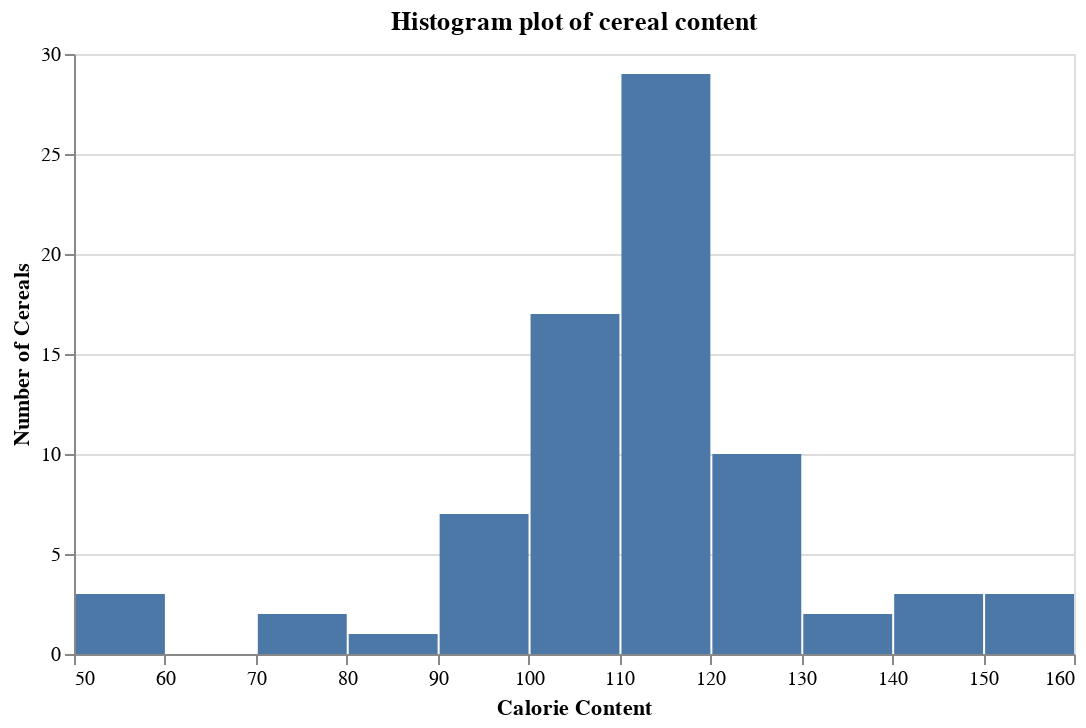

Notebook code cell kept with this figure:
### Code cell
chart5 = alt.Chart(cereal, width=500, height=300).mark_bar().encode(
    x=alt.X('calories:Q', bin=alt.Bin(maxbins=20), title="Calorie Content"), 
    y=alt.Y('count():Q', title="Number of Cereals") 
).properties(title="Histogram plot of cereal content")
chart5

### Figure 1 — Vega-Lite specification as saved in the notebook (floating-point values rounded to 4 significant figures)
{"config": {"view": {"continuousWidth": 300, "continuousHeight": 300}}, "data": {"name": "data-aaa0440f8e2141d6bd84b791f8341c86"}, "mark": {"type": "bar"}, "encoding": {"x": {"bin": {"maxbins": 20}, "field": "calories", "title": "Calorie Content", "type": "quantitative"}, "y": {"aggregate": "count", "title": "Number of Cereals", "type": "quantitative"}}, "height": 300, "title": "Histogram plot of cereal content", "width": 500, "$schema": "https://vega.github.io/schema/vega-lite/v5.8.0.json", "datasets": {"data-aaa0440f8e2141d6bd84b791f8341c86": [{"name": "100% Bran", "mfr": "N", "type": "Cold", "calories": 70, "protein": 4, "fat": 1, "sodium": 130, "fiber": 10.0, "carbo": 5.0, "sugars": 6, "potass": 280, "vitamins": 25, "shelf": 3, "weight": 1.0, "cups": 0.33, "rating": 68.4}, {"name": "100% Natural Bran", "mfr": "Q", "type": "Cold", "calories": 120, "protein": 3, "fat": 5, "sodium": 15, "fiber": 2.0, "carbo": 8.0, "sugars": 8, "potass": 135, "vitamins": 0, "shelf": 3, "weight": 1.0, "cups": 1.0, "rating": 33.98}, {"name": "All-Bran", "mfr": "K", "type": "Cold", "calories": 70, "protein": 4, "fat": 1, "sodium": 260, "fiber": 9.0, "carbo": 7.0, "sugars": 5, "potass": 320, "vitamins": 25, "shelf": 3, "weight": 1.0, "cups": 0.33, "rating": 59.43}, {"name": "All-Bran with Extra Fiber", "mfr": "K", "type": "Cold", "calories": 50, "protein": 4, "fat": 0, "sodium": 140, "fiber": 14.0, "carbo": 8.0, "sugars": 0, "potass": 330, "vitamins": 25, "shelf": 3, "weight": 1.0, "cups": 0.5, "rating": 93.7}, {"name": "Almond Delight", "mfr": "R", "type": "Cold", "calories": 110, "protein": 2, "fat": 2, "sodium": 200, "fiber": 1.0, "carbo": 14.0, "sugars": 8, "potass": 1, "vitamins": 25, "shelf": 3, "weight": 1.0, "cups": 0.75, "rating": 34.38}, {"name": "Apple Cinnamon Cheerios", "mfr": "G", "type": "Cold", "calories": 110, "protein": 2, "fat": 2, "sodium": 180, "fiber": 1.5, "carbo": 10.5, "sugars": 10, "potass": 70, "vitamins": 25, "shelf": 1, "weight": 1.0, "cups": 0.75, "rating": 29.51}, {"name": "Apple Jacks", "mfr": "K", "type": "Cold", "calories": 110, "protein": 2, "fat": 0, "sodium": 125, "fiber": 1.0, "carbo": 11.0, "sugars": 14, "potass": 30, "vitamins": 25, "shelf": 2, "weight": 1.0, "cups": 1.0, "rating": 33.17}, {"name": "Basic 4", "mfr": "G", "type": "Cold", "calories": 130, "protein": 3, "fat": 2, "sodium": 210, "fiber": 2.0, "carbo": 18.0, "sugars": 8, "potass": 100, "vitamins": 25, "shelf": 3, "weight": 1.33, "cups": 0.75, "rating": 37.04}, {"name": "Bran Chex", "mfr": "R", "type": "Cold", "calories": 90, "protein": 2, "fat": 1, "sodium": 200, "fiber": 4.0, "carbo": 15.0, "sugars": 6, "potass": 125, "vitamins": 25, "shelf": 1, "weight": 1.0, "cups": 0.67, "rating": 49.12}, {"name": "Bran Flakes", "mfr": "P", "type": "Cold", "calories": 90, "protein": 3, "fat": 0, "sodium": 210, "fiber": 5.0, "carbo": 13.0, "sugars": 5, "potass": 190, "vitamins": 25, "shelf": 3, "weight": 1.0, "cups": 0.67, "rating": 53.31}, {"name": "Cap'n'Crunch", "mfr": "Q", "type": "Cold", "calories": 120, "protein": 1, "fat": 2, "sodium": 220, "fiber": 0.0, "carbo": 12.0, "sugars": 12, "potass": 35, "vitamins": 25, "shelf": 2, "weight": 1.0, "cups": 0.75, "rating": 18.04}, {"name": "Cheerios", "mfr": "G", "type": "Cold", "calories": 110, "protein": 6, "fat": 2, "sodium": 290, "fiber": 2.0, "carbo": 17.0, "sugars": 1, "potass": 105, "vitamins": 25, "shelf": 1, "weight": 1.0, "cups": 1.25, "rating": 50.76}, {"name": "Cinnamon Toast Crunch", "mfr": "G", "type": "Cold", "calories": 120, "protein": 1, "fat": 3, "sodium": 210, "fiber": 0.0, "carbo": 13.0, "sugars": 9, "potass": 45, "vitamins": 25, "shelf": 2, "weight": 1.0, "cups": 0.75, "rating": 19.82}, {"name": "Clusters", "mfr": "G", "type": "Cold", "calories": 110, "protein": 3, "fat": 2, "sodium": 140, "fiber": 2.0, "carbo": 13.0, "sugars": 7, "potass": 105, "vitamins": 25, "shelf": 3, "weight": 1.0, "cups": 0.5, "rating": 40.4}, {"name": "Cocoa Puffs", "mfr": "G", "type": "Cold", "calories": 110, "protein": 1, "fat": 1, "sodium": 180, "fiber": 0.0, "carbo": 12.0, "sugars": 13, "potass": 55, "vitamins": 25, "shelf": 2, "weight": 1.0, "cups": 1.0, "rating": 22.74}, {"name": "Corn Chex", "mfr": "R", "type": "Cold", "calories": 110, "protein": 2, "fat": 0, "sodium": 280, "fiber": 0.0, "carbo": 22.0, "sugars": 3, "potass": 25, "vitamins": 25, "shelf": 1, "weight": 1.0, "cups": 1.0, "rating": 41.45}, {"name": "Corn Flakes", "mfr": "K", "type": "Cold", "calories": 100, "protein": 2, "fat": 0, "sodium": 290, "fiber": 1.0, "carbo": 21.0, "sugars": 2, "potass": 35, "vitamins": 25, "shelf": 1, "weight": 1.0, "cups": 1.0, "rating": 45.86}, {"name": "Corn Pops", "mfr": "K", "type": "Cold", "calories": 110, "protein": 1, "fat": 0, "sodium": 90, "fiber": 1.0, "carbo": 13.0, "sugars": 12, "potass": 20, "vitamins": 25, "shelf": 2, "weight": 1.0, "cups": 1.0, "rating": 35.78}, {"name": "Count Chocula", "mfr": "G", "type": "Cold", "calories": 110, "protein": 1, "fat": 1, "sodium": 180, "fiber": 0.0, "carbo": 12.0, "sugars": 13, "potass": 65, "vitamins": 25, "shelf": 2, "weight": 1.0, "cups": 1.0, "rating": 22.4}, {"name": "Cracklin' Oat Bran", "mfr": "K", "type": "Cold", "calories": 110, "protein": 3, "fat": 3, "sodium": 140, "fiber": 4.0, "carbo": 10.0, "sugars": 7, "potass": 160, "vitamins": 25, "shelf": 3, "weight": 1.0, "cups": 0.5, "rating": 40.45}, {"name": "Cream of Wheat (Quick)", "mfr": "N", "type": "Hot", "calories": 100, "protein": 3, "fat": 0, "sodium": 80, "fiber": 1.0, "carbo": 21.0, "sugars": 0, "potass": 1, "vitamins": 0, "shelf": 2, "weight": 1.0, "cups": 1.0, "rating": 64.53}, {"name": "Crispix", "mfr": "K", "type": "Cold", "calories": 110, "protein": 2, "fat": 0, "sodium": 220, "fiber": 1.0, "carbo": 21.0, "sugars": 3, "potass": 30, "vitamins": 25, "shelf": 3, "weight": 1.0, "cups": 1.0, "rating": 46.9}, {"name": "Crispy Wheat & Raisins", "mfr": "G", "type": "Cold", "calories": 100, "protein": 2, "fat": 1, "sodium": 140, "fiber": 2.0, "carbo": 11.0, "sugars": 10, "potass": 120, "vitamins": 25, "shelf": 3, "weight": 1.0, "cups": 0.75, "rating": 36.18}, {"name": "Double Chex", "mfr": "R", "type": "Cold", "calories": 100, "protein": 2, "fat": 0, "sodium": 190, "fiber": 1.0, "carbo": 18.0, "sugars": 5, "potass": 80, "vitamins": 25, "shelf": 3, "weight": 1.0, "cups": 0.75, "rating": 44.33}, {"name": "Froot Loops", "mfr": "K", "type": "Cold", "calories": 110, "protein": 2, "fat": 1, "sodium": 125, "fiber": 1.0, "carbo": 11.0, "sugars": 13, "potass": 30, "vitamins": 25, "shelf": 2, "weight": 1.0, "cups": 1.0, "rating": 32.21}, {"name": "Frosted Flakes", "mfr": "K", "type": "Cold", "calories": 110, "protein": 1, "fat": 0, "sodium": 200, "fiber": 1.0, "carbo": 14.0, "sugars": 11, "potass": 25, "vitamins": 25, "shelf": 1, "weight": 1.0, "cups": 0.75, "rating": 31.44}, {"name": "Frosted Mini-Wheats", "mfr": "K", "type": "Cold", "calories": 100, "protein": 3, "fat": 0, "sodium": 0, "fiber": 3.0, "carbo": 14.0, "sugars": 7, "potass": 100, "vitamins": 25, "shelf": 2, "weight": 1.0, "cups": 0.8, "rating": 58.35}, {"name": "Fruit & Fibre Dates; Walnuts; and Oats", "mfr": "P", "type": "Cold", "calories": 120, "protein": 3, "fat": 2, "sodium": 160, "fiber": 5.0, "carbo": 12.0, "sugars": 10, "potass": 200, "vitamins": 25, "shelf": 3, "weight": 1.25, "cups": 0.67, "rating": 40.92}, {"name": "Fruitful Bran", "mfr": "K", "type": "Cold", "calories": 120, "protein": 3, "fat": 0, "sodium": 240, "fiber": 5.0, "carbo": 14.0, "sugars": 12, "potass": 190, "vitamins": 25, "shelf": 3, "weight": 1.33, "cups": 0.67, "rating": 41.02}, {"name": "Fruity Pebbles", "mfr": "P", "type": "Cold", "calories": 110, "protein": 1, "fat": 1, "sodium": 135, "fiber": 0.0, "carbo": 13.0, "sugars": 12, "potass": 25, "vitamins": 25, "shelf": 2, "weight": 1.0, "cups": 0.75, "rating": 28.03}, {"name": "Golden Crisp", "mfr": "P", "type": "Cold", "calories": 100, "protein": 2, "fat": 0, "sodium": 45, "fiber": 0.0, "carbo": 11.0, "sugars": 15, "potass": 40, "vitamins": 25, "shelf": 1, "weight": 1.0, "cups": 0.88, "rating": 35.25}, {"name": "Golden Grahams", "mfr": "G", "type": "Cold", "calories": 110, "protein": 1, "fat": 1, "sodium": 280, "fiber": 0.0, "carbo": 15.0, "sugars": 9, "potass": 45, "vitamins": 25, "shelf": 2, "weight": 1.0, "cups": 0.75, "rating": 23.8}, {"name": "Grape Nuts Flakes", "mfr": "P", "type": "Cold", "calories": 100, "protein": 3, "fat": 1, "sodium": 140, "fiber": 3.0, "carbo": 15.0, "sugars": 5, "potass": 85, "vitamins": 25, "shelf": 3, "weight": 1.0, "cups": 0.88, "rating": 52.08}, {"name": "Grape-Nuts", "mfr": "P", "type": "Cold", "calories": 110, "protein": 3, "fat": 0, "sodium": 170, "fiber": 3.0, "carbo": 17.0, "sugars": 3, "potass": 90, "vitamins": 25, "shelf": 3, "weight": 1.0, "cups": 0.25, "rating": 53.37}, {"name": "Great Grains Pecan", "mfr": "P", "type": "Cold", "calories": 120, "protein": 3, "fat": 3, "sodium": 75, "fiber": 3.0, "carbo": 13.0, "sugars": 4, "potass": 100, "vitamins": 25, "shelf": 3, "weight": 1.0, "cups": 0.33, "rating": 45.81}, {"name": "Honey Graham Ohs", "mfr": "Q", "type": "Cold", "calories": 120, "protein": 1, "fat": 2, "sodium": 220, "fiber": 1.0, "carbo": 12.0, "sugars": 11, "potass": 45, "vitamins": 25, "shelf": 2, "weight": 1.0, "cups": 1.0, "rating": 21.87}, {"name": "Honey Nut Cheerios", "mfr": "G", "type": "Cold", "calories": 110, "protein": 3, "fat": 1, "sodium": 250, "fiber": 1.5, "carbo": 11.5, "sugars": 10, "potass": 90, "vitamins": 25, "shelf": 1, "weight": 1.0, "cups": 0.75, "rating": 31.07}, {"name": "Honey-comb", "mfr": "P", "type": "Cold", "calories": 110, "protein": 1, "fat": 0, "sodium": 180, "fiber": 0.0, "carbo": 14.0, "sugars": 11, "potass": 35, "vitamins": 25, "shelf": 1, "weight": 1.0, "cups": 1.33, "rating": 28.74}, {"name": "Just Right Crunchy  Nuggets", "mfr": "K", "type": "Cold", "calories": 110, "protein": 2, "fat": 1, "sodium": 170, "fiber": 1.0, "carbo": 17.0, "sugars": 6, "potass": 60, "vitamins": 100, "shelf": 3, "weight": 1.0, "cups": 1.0, "rating": 36.52}, {"name": "Just Right Fruit & Nut", "mfr": "K", "type": "Cold", "calories": 140, "protein": 3, "fat": 1, "sodium": 170, "fiber": 2.0, "carbo": 20.0, "sugars": 9, "potass": 95, "vitamins": 100, "shelf": 3, "weight": 1.3, "cups": 0.75, "rating": 36.47}, {"name": "Kix", "mfr": "G", "type": "Cold", "calories": 110, "protein": 2, "fat": 1, "sodium": 260, "fiber": 0.0, "carbo": 21.0, "sugars": 3, "potass": 40, "vitamins": 25, "shelf": 2, "weight": 1.0, "cups": 1.5, "rating": 39.24}, {"name": "Life", "mfr": "Q", "type": "Cold", "calories": 100, "protein": 4, "fat": 2, "sodium": 150, "fiber": 2.0, "carbo": 12.0, "sugars": 6, "potass": 95, "vitamins": 25, "shelf": 2, "weight": 1.0, "cups": 0.67, "rating": 45.33}, {"name": "Lucky Charms", "mfr": "G", "type": "Cold", "calories": 110, "protein": 2, "fat": 1, "sodium": 180, "fiber": 0.0, "carbo": 12.0, "sugars": 12, "potass": 55, "vitamins": 25, "shelf": 2, "weight": 1.0, "cups": 1.0, "rating": 26.73}, {"name": "Maypo", "mfr": "A", "type": "Hot", "calories": 100, "protein": 4, "fat": 1, "sodium": 0, "fiber": 0.0, "carbo": 16.0, "sugars": 3, "potass": 95, "vitamins": 25, "shelf": 2, "weight": 1.0, "cups": 1.0, "rating": 54.85}, {"name": "Muesli Raisins; Dates; & Almonds", "mfr": "R", "type": "Cold", "calories": 150, "protein": 4, "fat": 3, "sodium": 95, "fiber": 3.0, "carbo": 16.0, "sugars": 11, "potass": 170, "vitamins": 25, "shelf": 3, "weight": 1.0, "cups": 1.0, "rating": 37.14}, {"name": "Muesli Raisins; Peaches; & Pecans", "mfr": "R", "type": "Cold", "calories": 150, "protein": 4, "fat": 3, "sodium": 150, "fiber": 3.0, "carbo": 16.0, "sugars": 11, "potass": 170, "vitamins": 25, "shelf": 3, "weight": 1.0, "cups": 1.0, "rating": 34.14}, {"name": "Mueslix Crispy Blend", "mfr": "K", "type": "Cold", "calories": 160, "protein": 3, "fat": 2, "sodium": 150, "fiber": 3.0, "carbo": 17.0, "sugars": 13, "potass": 160, "vitamins": 25, "shelf": 3, "weight": 1.5, "cups": 0.67, "rating": 30.31}, {"name": "Multi-Grain Cheerios", "mfr": "G", "type": "Cold", "calories": 100, "protein": 2, "fat": 1, "sodium": 220, "fiber": 2.0, "carbo": 15.0, "sugars": 6, "potass": 90, "vitamins": 25, "shelf": 1, "weight": 1.0, "cups": 1.0, "rating": 40.11}, {"name": "Nut&Honey Crunch", "mfr": "K", "type": "Cold", "calories": 120, "protein": 2, "fat": 1, "sodium": 190, "fiber": 0.0, "carbo": 15.0, "sugars": 9, "potass": 40, "vitamins": 25, "shelf": 2, "weight": 1.0, "cups": 0.67, "rating": 29.92}, {"name": "Nutri-Grain Almond-Raisin", "mfr": "K", "type": "Cold", "calories": 140, "protein": 3, "fat": 2, "sodium": 220, "fiber": 3.0, "carbo": 21.0, "sugars": 7, "potass": 130, "vitamins": 25, "shelf": 3, "weight": 1.33, "cups": 0.67, "rating": 40.69}, {"name": "Nutri-grain Wheat", "mfr": "K", "type": "Cold", "calories": 90, "protein": 3, "fat": 0, "sodium": 170, "fiber": 3.0, "carbo": 18.0, "sugars": 2, "potass": 90, "vitamins": 25, "shelf": 3, "weight": 1.0, "cups": 1.0, "rating": 59.64}, {"name": "Oatmeal Raisin Crisp", "mfr": "G", "type": "Cold", "calories": 130, "protein": 3, "fat": 2, "sodium": 170, "fiber": 1.5, "carbo": 13.5, "sugars": 10, "potass": 120, "vitamins": 25, "shelf": 3, "weight": 1.25, "cups": 0.5, "rating": 30.45}, {"name": "Post Nat. Raisin Bran", "mfr": "P", "type": "Cold", "calories": 120, "protein": 3, "fat": 1, "sodium": 200, "fiber": 6.0, "carbo": 11.0, "sugars": 14, "potass": 260, "vitamins": 25, "shelf": 3, "weight": 1.33, "cups": 0.67, "rating": 37.84}, {"name": "Product 19", "mfr": "K", "type": "Cold", "calories": 100, "protein": 3, "fat": 0, "sodium": 320, "fiber": 1.0, "carbo": 20.0, "sugars": 3, "potass": 45, "vitamins": 100, "shelf": 3, "weight": 1.0, "cups": 1.0, "rating": 41.5}, {"name": "Puffed Rice", "mfr": "Q", "type": "Cold", "calories": 50, "protein": 1, "fat": 0, "sodium": 0, "fiber": 0.0, "carbo": 13.0, "sugars": 0, "potass": 15, "vitamins": 0, "shelf": 3, "weight": 0.5, "cups": 1.0, "rating": 60.76}, {"name": "Puffed Wheat", "mfr": "Q", "type": "Cold", "calories": 50, "protein": 2, "fat": 0, "sodium": 0, "fiber": 1.0, "carbo": 10.0, "sugars": 0, "potass": 50, "vitamins": 0, "shelf": 3, "weight": 0.5, "cups": 1.0, "rating": 63.01}, {"name": "Quaker Oat Squares", "mfr": "Q", "type": "Cold", "calories": 100, "protein": 4, "fat": 1, "sodium": 135, "fiber": 2.0, "carbo": 14.0, "sugars": 6, "potass": 110, "vitamins": 25, "shelf": 3, "weight": 1.0, "cups": 0.5, "rating": 49.51}, {"name": "Quaker Oatmeal", "mfr": "Q", "type": "Hot", "calories": 100, "protein": 5, "fat": 2, "sodium": 0, "fiber": 2.7, "carbo": 1.0, "sugars": 1, "potass": 110, "vitamins": 0, "shelf": 1, "weight": 1.0, "cups": 0.67, "rating": 50.83}, {"name": "Raisin Bran", "mfr": "K", "type": "Cold", "calories": 120, "protein": 3, "fat": 1, "sodium": 210, "fiber": 5.0, "carbo": 14.0, "sugars": 12, "potass": 240, "vitamins": 25, "shelf": 2, "weight": 1.33, "cups": 0.75, "rating": 39.26}, {"name": "Raisin Nut Bran", "mfr": "G", "type": "Cold", "calories": 100, "protein": 3, "fat": 2, "sodium": 140, "fiber": 2.5, "carbo": 10.5, "sugars": 8, "potass": 140, "vitamins": 25, "shelf": 3, "weight": 1.0, "cups": 0.5, "rating": 39.7}, {"name": "Raisin Squares", "mfr": "K", "type": "Cold", "calories": 90, "protein": 2, "fat": 0, "sodium": 0, "fiber": 2.0, "carbo": 15.0, "sugars": 6, "potass": 110, "vitamins": 25, "shelf": 3, "weight": 1.0, "cups": 0.5, "rating": 55.33}, {"name": "Rice Chex", "mfr": "R", "type": "Cold", "calories": 110, "protein": 1, "fat": 0, "sodium": 240, "fiber": 0.0, "carbo": 23.0, "sugars": 2, "potass": 30, "vitamins": 25, "shelf": 1, "weight": 1.0, "cups": 1.13, "rating": 42.0}, {"name": "Rice Krispies", "mfr": "K", "type": "Cold", "calories": 110, "protein": 2, "fat": 0, "sodium": 290, "fiber": 0.0, "carbo": 22.0, "sugars": 3, "potass": 35, "vitamins": 25, "shelf": 1, "weight": 1.0, "cups": 1.0, "rating": 40.56}, {"name": "Shredded Wheat", "mfr": "N", "type": "Cold", "calories": 80, "protein": 2, "fat": 0, "sodium": 0, "fiber": 3.0, "carbo": 16.0, "sugars": 0, "potass": 95, "vitamins": 0, "shelf": 1, "weight": 0.83, "cups": 1.0, "rating": 68.24}, {"name": "Shredded Wheat 'n'Bran", "mfr": "N", "type": "Cold", "calories": 90, "protein": 3, "fat": 0, "sodium": 0, "fiber": 4.0, "carbo": 19.0, "sugars": 0, "potass": 140, "vitamins": 0, "shelf": 1, "weight": 1.0, "cups": 0.67, "rating": 74.47}, {"name": "Shredded Wheat spoon size", "mfr": "N", "type": "Cold", "calories": 90, "protein": 3, "fat": 0, "sodium": 0, "fiber": 3.0, "carbo": 20.0, "sugars": 0, "potass": 120, "vitamins": 0, "shelf": 1, "weight": 1.0, "cups": 0.67, "rating": 72.8}, {"name": "Smacks", "mfr": "K", "type": "Cold", "calories": 110, "protein": 2, "fat": 1, "sodium": 70, "fiber": 1.0, "carbo": 9.0, "sugars": 15, "potass": 40, "vitamins": 25, "shelf": 2, "weight": 1.0, "cups": 0.75, "rating": 31.23}, {"name": "Special K", "mfr": "K", "type": "Cold", "calories": 110, "protein": 6, "fat": 0, "sodium": 230, "fiber": 1.0, "carbo": 16.0, "sugars": 3, "potass": 55, "vitamins": 25, "shelf": 1, "weight": 1.0, "cups": 1.0, "rating": 53.13}, {"name": "Strawberry Fruit Wheats", "mfr": "N", "type": "Cold", "calories": 90, "protein": 2, "fat": 0, "sodium": 15, "fiber": 3.0, "carbo": 15.0, "sugars": 5, "potass": 90, "vitamins": 25, "shelf": 2, "weight": 1.0, "cups": 1.0, "rating": 59.36}, {"name": "Total Corn Flakes", "mfr": "G", "type": "Cold", "calories": 110, "protein": 2, "fat": 1, "sodium": 200, "fiber": 0.0, "carbo": 21.0, "sugars": 3, "potass": 35, "vitamins": 100, "shelf": 3, "weight": 1.0, "cups": 1.0, "rating": 38.84}, {"name": "Total Raisin Bran", "mfr": "G", "type": "Cold", "calories": 140, "protein": 3, "fat": 1, "sodium": 190, "fiber": 4.0, "carbo": 15.0, "sugars": 14, "potass": 230, "vitamins": 100, "shelf": 3, "weight": 1.5, "cups": 1.0, "rating": 28.59}, {"name": "Total Whole Grain", "mfr": "G", "type": "Cold", "calories": 100, "protein": 3, "fat": 1, "sodium": 200, "fiber": 3.0, "carbo": 16.0, "sugars": 3, "potass": 110, "vitamins": 100, "shelf": 3, "weight": 1.0, "cups": 1.0, "rating": 46.66}, {"name": "Triples", "mfr": "G", "type": "Cold", "calories": 110, "protein": 2, "fat": 1, "sodium": 250, "fiber": 0.0, "carbo": 21.0, "sugars": 3, "potass": 60, "vitamins": 25, "shelf": 3, "weight": 1.0, "cups": 0.75, "rating": 39.11}, {"name": "Trix", "mfr": "G", "type": "Cold", "calories": 110, "protein": 1, "fat": 1, "sodium": 140, "fiber": 0.0, "carbo": 13.0, "sugars": 12, "potass": 25, "vitamins": 25, "shelf": 2, "weight": 1.0, "cups": 1.0, "rating": 27.75}, {"name": "Wheat Chex", "mfr": "R", "type": "Cold", "calories": 100, "protein": 3, "fat": 1, "sodium": 230, "fiber": 3.0, "carbo": 17.0, "sugars": 3, "potass": 115, "vitamins": 25, "shelf": 1, "weight": 1.0, "cups": 0.67, "rating": 49.79}, {"name": "Wheaties", "mfr": "G", "type": "Cold", "calories": 100, "protein": 3, "fat": 1, "sodium": 200, "fiber": 3.0, "carbo": 17.0, "sugars": 3, "potass": 110, "vitamins": 25, "shelf": 1, "weight": 1.0, "cups": 1.0, "rating": 51.59}, {"name": "Wheaties Honey Gold", "mfr": "G", "type": "Cold", "calories": 110, "protein": 2, "fat": 1, "sodium": 200, "fiber": 1.0, "carbo": 16.0, "sugars": 8, "potass": 60, "vitamins": 25, "shelf": 1, "weight": 1.0, "cups": 0.75, "rating": 36.19}]}}
